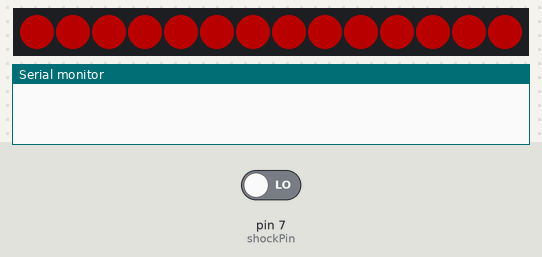
This sketch was run on a simulated Arduino Uno, built with avr-gcc and run on an emulated ATmega328P. Shown: 14 RGB LEDs in strip order, left to right, the last lines printed to the serial monitor. The test bench sets the inputs (shaded band); at power-on: pin 7 (shockPin) LOW. Dim RGB values are drawn brighter than linear.

Above: at 0.6 s.
2.8 s: pin 7 (shockPin) driven HIGH
At 11.4 s:
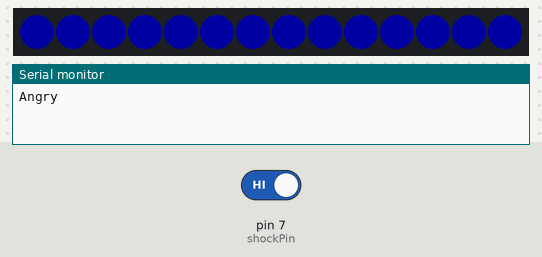
13.1 s: pin 7 (shockPin) driven LOW
At 18.63 s:
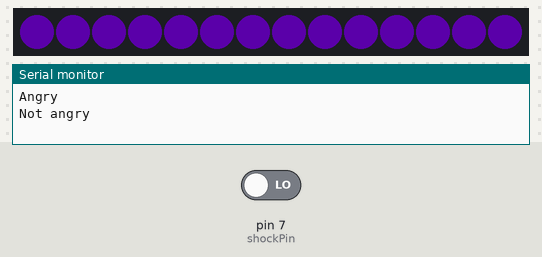
19.9 s: pin 7 (shockPin) driven HIGH
At 31.8 s:
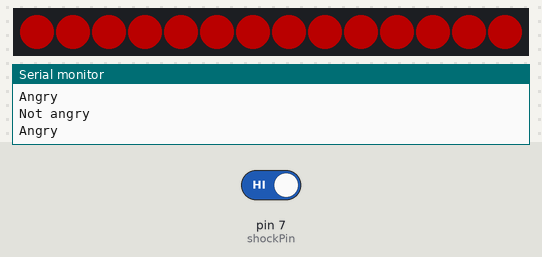

The sketch:

ohmu.ino
```cpp
// HARDWARE:
// WS2813 / WS2812 RGB LED Strip: 14 LEDS used
// KY002 vibration sensor x 1
// Arudino Micro : x 1
//


#include <FastLED.h>

#define NUM_LEDS 14
#define DATA_PIN 6
#define CLOCK_PIN 13
#define LED_TYPE    WS2813
#define BRIGHTNESS  70 //0..255
#define COLOR_ORDER GRB

// Define the array of leds
CRGB leds[NUM_LEDS];

int shockPin = 7; // Use Pin 7 as our sensor Input
int shockVal = HIGH; // This is where we record our shock measurement
boolean bAlarm = false; //A flag to indicate the alarm is triggered

unsigned long lastShockTime; // Record the time that we measured a shock

int delayMS = 3; //Delay for each LED color change iteration
int breatheDelay = 10; //Rate of breathing
int shockAlarmTime = delayMS * 255 + 4000; // Number of milli seconds to keep the shock alarm high

int isBreathing = 1; //used for interrption
int lastBrightness = 0; //Remember the brightness before interuption
int val; //loop var only
int wakeDelay = 200; //delay for the wake up flash check
void setup ()
{
  Serial.begin(9600);
  pinMode (shockPin, INPUT) ; // input from the KY-002

  FastLED.addLeds<LED_TYPE, DATA_PIN, COLOR_ORDER>(leds, NUM_LEDS)
  .setCorrection(TypicalLEDStrip)
  .setDither(BRIGHTNESS < 255);
  FastLED.setBrightness(BRIGHTNESS); //Temporal Dithering

  //Start up sequence
  black();
  blue();
  delay(wakeDelay);
  black();
  delay(wakeDelay);
  red();
  delay(wakeDelay);
  black();
  delay(wakeDelay);

  //First breathe
  for (int brightness = 0; brightness<50; brightness++){
    for ( int i = 0; i < NUM_LEDS; i++ )
      {
        leds[i] = CRGB(0, 0, 255);
        leds[i].maximizeBrightness(brightness);
      }
    FastLED.show();
    delay(breatheDelay);
  }

  attachInterrupt(digitalPinToInterrupt(shockPin), shockPinChanged, HIGH); //Interuption
}//end setup


void shockPinChanged(){
  isBreathing = 0;
}

void black(){
  for (int i; i < NUM_LEDS; i++) {
    leds[i] = CRGB(0, 0, 0);
    FastLED.show();
  }
}
void blue(){
  for (int i; i < NUM_LEDS; i++) {
    leds[i] = CRGB(0, 0, 255);
    FastLED.show();
  }
}

void red(){
  for (int i; i < NUM_LEDS; i++) {
    leds[i] = CRGB(255, 0, 0);
    FastLED.show();
  }
}

void loop ()
{
  shockVal = digitalRead (shockPin) ; // read the value from our sensor

  //breathe
  if (!bAlarm ){

    for (int brightness = 50; brightness<255; brightness++){
      if(isBreathing){
        for ( int i = 0; i < NUM_LEDS; i++ )
          {
            leds[i] = CRGB(0, 0, 255);
            leds[i].maximizeBrightness(brightness);
            lastBrightness = brightness;
          }
        FastLED.show();
        delay(breatheDelay);
      }
    }

    for (int brightness = 255; brightness >= 50; brightness--){
       if(isBreathing){
          for ( int i = 0; i < NUM_LEDS; i++ )
            {
              leds[i] = CRGB(0, 0, 255);
              leds[i].maximizeBrightness(brightness);
              lastBrightness = brightness;
            }
          FastLED.show();
          delay(breatheDelay);
       }
    }

  }//end breathe cycle

  //ANGRY!!!!!!!!!!
  if (shockVal == 1) // If we're in an alarm state
  {
    lastShockTime = millis(); // record the time of the shock
    if (!bAlarm) {
      Serial.println("Angry");
      //smooth out brightness
      if (lastBrightness != 255){
        for (int brightness = lastBrightness; brightness<255; brightness++){
          for ( int i = 0; i < NUM_LEDS; i++ )
            {
              leds[i].maximizeBrightness(brightness);
            }
          FastLED.show();
          delay(2);
        }
      }
      for (val = 0; val <= 255; val++)
      {
        for (int i = 0; i < NUM_LEDS; i++) {
          leds[i] = CRGB(val, 0, 255 - val);
        }
        FastLED.show();
        delay(delayMS);
      }
      bAlarm = true;
    }
  }
  else
  {
    if ( (millis() - lastShockTime) > shockAlarmTime  &&  bAlarm) {
      Serial.println("Not angry");
      for (val = 0; val < 255; val++)
      {

        for (int i = 0; i < NUM_LEDS; i++) {
          leds[i] = CRGB(255 - val, 0, val);
        }
        FastLED.show();
        delay(delayMS);
      }

      //smooth out to low brightness
      for (int brightness = 255; brightness >= 50; brightness--){
        for ( int i = 0; i < NUM_LEDS; i++ )
          {
            leds[i].maximizeBrightness(brightness);
          }
        FastLED.show();
        delay(2);
      }

      bAlarm = false;
      isBreathing = 1;
    }
  }
}
```
